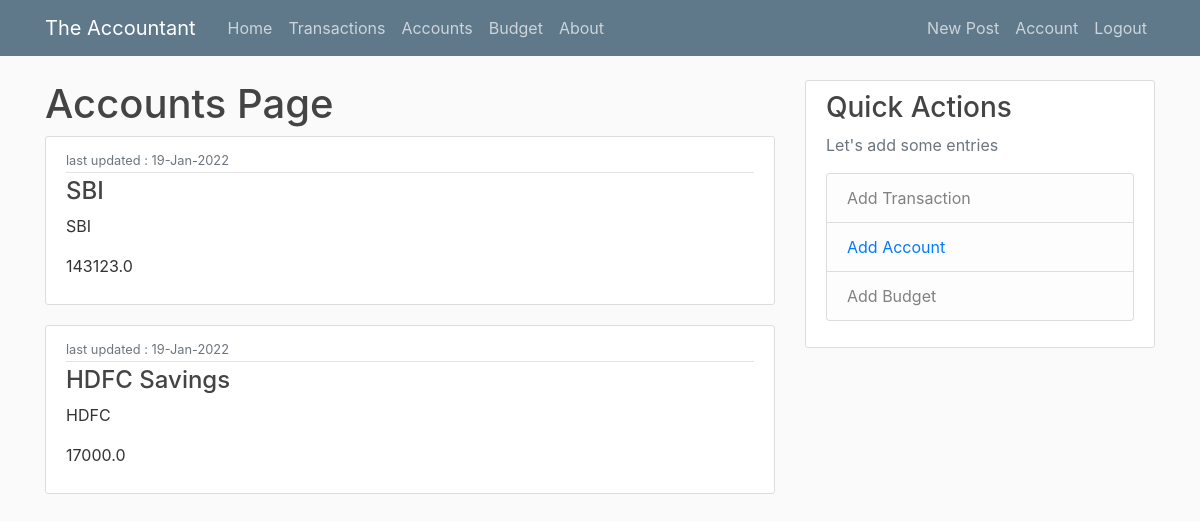
Screenshot of /accounts (signed in) with the database file from the repository.
### website/models.py (models this page shows, shortened)
class Account(db.Model):
    id = db.Column(db.Integer, primary_key=True)
    name = db.Column(db.String(100), nullable=False)
    type = db.Column(db.String(100), nullable=False)
    bank = db.Column(db.String(100), nullable=False)
    acc_num = db.Column(db.String(100), nullable=True)
    credit_card = db.Column(db.Boolean, nullable=False)
    investment = db.Column(db.Boolean, nullable=False)
    amount = db.Column(db.Float, nullable=False)
    date = db.Column(db.DateTime, nullable=False, default=datetime.utcnow)
    user_id = db.Column(db.Integer, db.ForeignKey("user.id"), nullable=False)

### website/accounts/routes.py (the view)
@accounts.route("/accounts")
@login_required
def show_accounts():
    accs = Account.query.filter_by(user_id=current_user.id).all()
    return render_template("accounts.html", accounts=accs, user=current_user)

### website/models.py (called while the page is built)
@login_manager.user_loader
def load_user(user_id):
    return User.query.get(int(user_id))

### website/templates/accounts.html
{% extends "layout.html" %}
{% block content %}
<h1>Accounts Page</h1>
{% for account in accounts %}
<article class="media content-section">
    <div class="media-body">
        <div class="article-metadata">
            <small class="text-muted">last updated : {{ account.date.strftime('%d-%b-%Y') }}</small>
        </div>
        <h4><a class="article-title" href="{{ url_for('accounts.show_accounts', account_id=account.id) }}">{{
                account.name
                }}</a></h4>
        <p class="article-content">{{ account.bank }}</p>
        <p class="article-content">{{ account.amount }}</p>
    </div>
</article>
{% endfor %}
{% endblock content %}

### website/static/main.css (style rules this page uses)
body { background: #fafafa; color: #333333; margin-top: 5rem; }
h1, h2, h3, h4, h5, h6 { color: #444444; }
.content-section { background: #ffffff; padding: 10px 20px; border: 1px solid #dddddd; border-radius: 3px; margin-bottom: 20px; }
.article-title { color: #444444; }
.article-content { white-space: pre-line; }
.article-metadata { padding-bottom: 1px; margin-bottom: 4px; border-bottom: 1px solid #e3e3e3 }

### rows the page displays
Account: date "19-Jan-2022", name "SBI", bank "SBI", amount "143123.0"
Account: date "19-Jan-2022", name "HDFC Savings", bank "HDFC", amount "17000.0"
